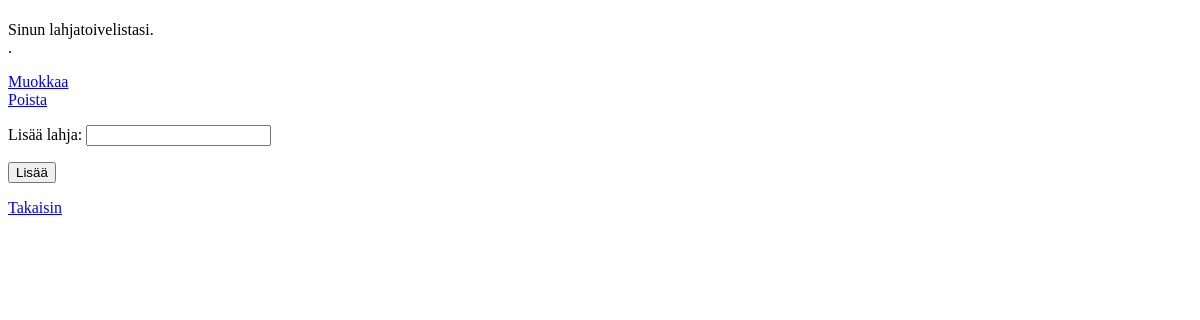
The page /giftlist/6 on the database as committed earlier.
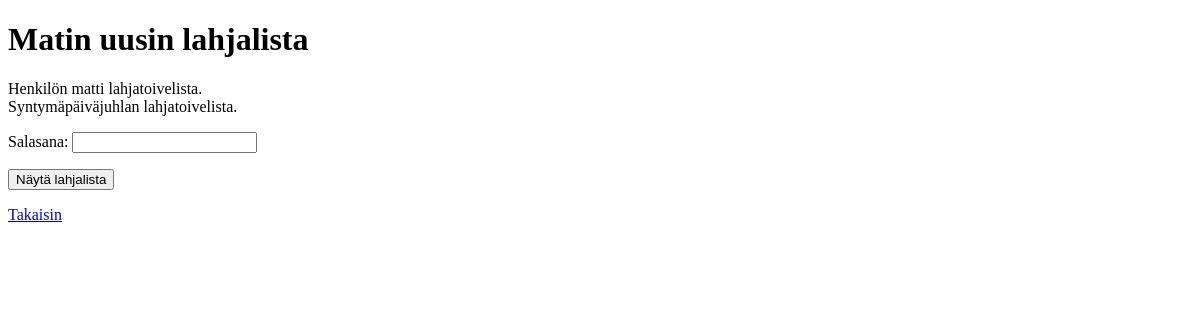
The same page on the database as committed later.
### tables this page shows
CREATE TABLE giftlists (
    id INTEGER PRIMARY KEY,
    title TEXT,
    type TEXT,
    user_id INTEGER REFERENCES users ON DELETE CASCADE,
    password_hash TEXT
);

CREATE TABLE users (
    id INTEGER PRIMARY KEY,
    username TEXT UNIQUE,
    password_hash TEXT
);

### app.py (the view, shortened to what this page needs)
@app.route("/giftlist/<int:list_id>", methods=["GET", "POST"])
def page(list_id):
    giftlist = giftlists.get_list(list_id)
    gift = gifts.get_gifts(list_id)
    if request.method == "GET":
        return render_template("show_list.html", giftlist=giftlist, gift=gift)

### db.py (called while the page is built)
def get_connection():
    con = sqlite3.connect("database.db")
    con.execute("PRAGMA foreign_keys = ON")
    con.row_factory = sqlite3.Row
    return con

def query(sql, params=[]):
    con = get_connection()
    result = con.execute(sql, params).fetchall()
    con.close()
    return result

### giftlists.py (called while the page is built)
def get_list(list_id):
    sql = """SELECT G.id giftlist_id,
                    G.title,
                    G.type,
                    G.password_hash,
                    U.id user_id,
                    U.username
            FROM    giftlists G,
                    users U
            WHERE
                    G.user_id = U.id AND
                    G.id = ?
                    """
    result = db.query(sql, [list_id])
    return result[0] if result else None

### gifts.py (called while the page is built)
def get_gifts(giftlist_id):
    sql = """SELECT G.title,
                    G.getter_id
            FROM    gifts G,
                    giftlists GL
            WHERE   GL.id = ? AND
                    G.giftlist_id = GL.id"""
    return db.query(sql, [giftlist_id])

### templates/show_list.html (shortened to what this page needs)
<!DOCTYPE html>
<html>
<head>
</head>
<body>
  <h1>{{ giftlist.title }}</h1>
  {% if session.user_id == giftlist.user_id %}
  <p>
    Sinun lahjatoivelistasi.<br/>
    {{ giftlist.type }}.
  </p>
  <p>
    <a href="/edit/{{ giftlist.giftlist_id }}">Muokkaa</a> <br />
    <a href="/delete/{{ giftlist.giftlist_id }}">Poista</a>
  </p>
  <form action="/giftlist/{{ giftlist.giftlist_id }}" method="post">
    <p>
      Lisää lahja:
      <input type="text" name="giftname" />
    </p>
    <input type="submit" value="Lisää" name="add" />
  </form>
  {% else %}
  <p>
    Henkilön {{ giftlist.username }} lahjatoivelista.<br/>
    {{ giftlist.type }}.
  </p>
  <form action="/giftlist/{{ giftlist.giftlist_id }}" method="post">
    <p>
      Salasana:
      <input type="password" name="password" />
    </p>
    <input type="submit" value="Näytä lahjalista" name="show" />
  </form>
  <p>
  {% endif %}
  <p>
    <a href="/">Takaisin</a>
  </p>
</body>
</html>

Rows that differ between the two databases and show on the page:
added giftlists: title "Matin uusin lahjalista", type "Syntymäpäiväjuhlan lahjatoivelista"
added users: username "matti"
Other text that changed with them:
form field show: (not shown) → "Näytä lahjalista"
form field add: "Lisää" → (not shown)
text no longer shown: "Sinun lahjatoivelistasi. Muokkaa Poista Lisää lahja:"
text now shown: "Henkilön lahjatoivelista. Salasana:"
